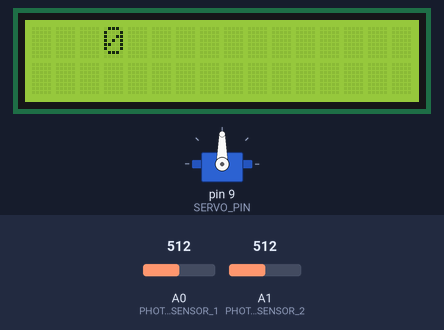
The sketch below on a simulated Arduino Uno, built with avr-gcc and run on an emulated ATmega328P. Parts: servo, 16×2 character LCD. Inputs (shaded band) come from the test bench; at power-on: A0 (PHOTO_SENSOR_1) = 512, A1 (PHOTO_SENSOR_2) = 512.

Above: at 3.2 s.
3.3 s: A0 (PHOTO_SENSOR_1) set to 716
At 5.2 s:
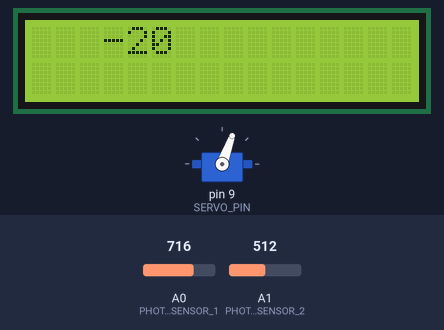
5.5 s: A1 (PHOTO_SENSOR_2) set to 900
At 8.3 s:
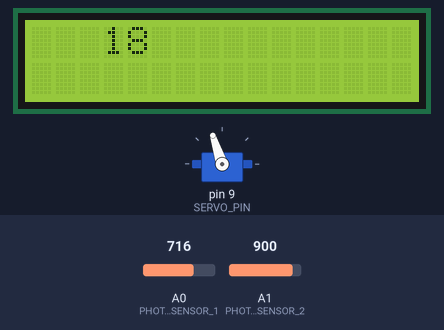
8.5 s: A1 (PHOTO_SENSOR_2) set to 1023
At 9.6 s:
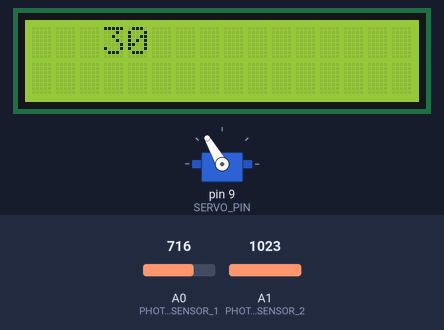
10.7 s: A1 (PHOTO_SENSOR_2) set to 306
At 10.85 s:
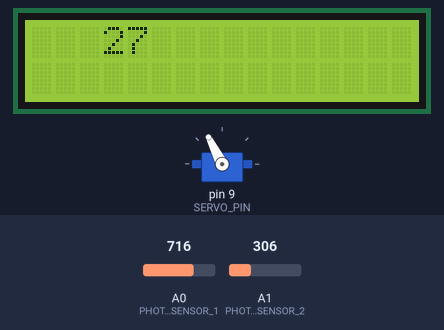
13.7 s: A0 (PHOTO_SENSOR_1) set to 306
At 13.95 s:
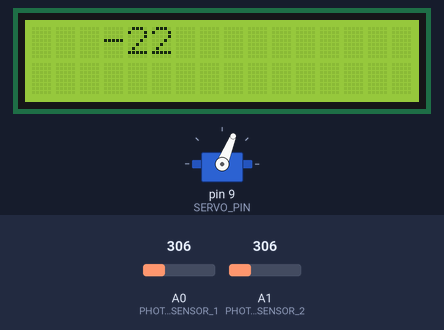
15.4 s: A0 (PHOTO_SENSOR_1) set to 219
16.9 s: A0 (PHOTO_SENSOR_1) set to 195
At 19.0 s:
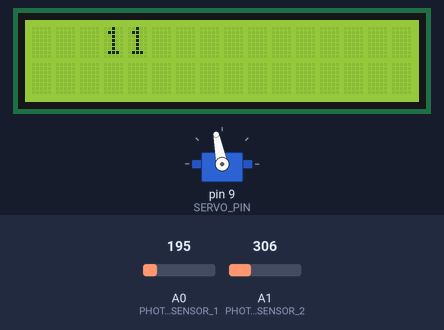
Timing chart, 0 to 19.7 s (numbered marks = the images above; inputs shaded):
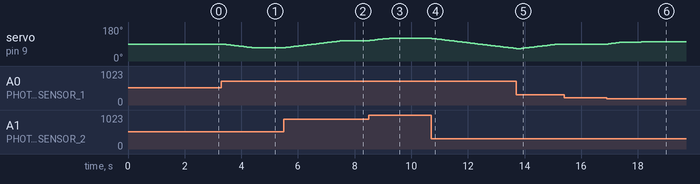

The sketch:

SolarTracker.ino
```cpp
#include <Wire.h>
#include <LiquidCrystal_I2C.h>
#include <Servo.h>

Servo myservo;
LiquidCrystal_I2C lcd(0x27, 16, 2);

const int SERVO_PIN = 9;
const int PHOTO_SENSOR_1 = A0;
const int PHOTO_SENSOR_2 = A1;
const int CENTER = 90;
const float RC = 0.8;  // Damping factor
const int MAX_ANGLE = 30;  // Maximum tilt angle
const int MIN_ANGLE = -30;  // Minimum tilt angle
const int DEAD_ZONE = 2;  // Dead zone to avoid micro-movements

int currentAngle = CENTER;
float smoothedValue = 0;

void setup() {
  Serial.begin(9600);
  myservo.attach(SERVO_PIN);
  lcd.init();
  lcd.backlight();
  lcd.setCursor(1, 0);
  lcd.print("Photovoltaic");
  delay(2000);
}

void loop() {
  int sensorValue1 = analogRead(PHOTO_SENSOR_1);
  int sensorValue2 = analogRead(PHOTO_SENSOR_2);

  float rawDifference = (sensorValue1 - sensorValue2) / 10.0;

  // Apply a low-pass filter to smooth the movement
  smoothedValue = (rawDifference * (1 - RC)) + (smoothedValue * RC);

  // Implement a dead zone to prevent minor adjustments
  if (abs(smoothedValue) < DEAD_ZONE) {
    smoothedValue = 0;
  }

  // Limit the angle value
  int targetAngle = constrain(CENTER - (int)smoothedValue, CENTER - MAX_ANGLE, CENTER + MAX_ANGLE);

  // Gradually move the servo towards the target angle
  if (targetAngle != currentAngle) {
    currentAngle += (targetAngle > currentAngle) ? 1 : -1;
    myservo.write(currentAngle);
  }

  // Update the LCD display
  lcd.clear();
  lcd.setCursor(3, 0);
  lcd.print(currentAngle - CENTER);  // Display deviation from center

  delay(50);  // Short delay to control the update speed
}
```

Measured:
- the behaviour switches between 206 and 205 on A0 (PHOTO_SENSOR_1) (found by bisection; images 5 and 6)
- after the input at 3.3 s, servo on pin 9 (SERVO_PIN): moves from 90° to 70° over 1.1 s, starting after 0.05 s; the display: first changes after 0.05 s (image 1 shows a later state)
- after the input at 5.5 s, servo on pin 9 (SERVO_PIN): moves from 70° to 108° over 2.1 s, starting at once; the display: first changes at once (image 2 shows a later state)
- after the input at 8.5 s, servo on pin 9 (SERVO_PIN): moves from 108° to 120° over 0.67 s, starting at once; the display: first changes at once (image 3 shows a later state)
- after the input at 10.7 s, servo on pin 9 (SERVO_PIN): moves from 120° to 67° over 2.9 s, starting at once; the display: first changes at once (image 4 shows a later state)
- after the input at 15.4 s, every drawn part: stays the same
- after the input at 16.9 s, servo on pin 9 (SERVO_PIN): moves from 90° to 101° over 1.2 s, starting after 0.05 s; the display: first changes after 0.05 s (image 6 shows a later state)
